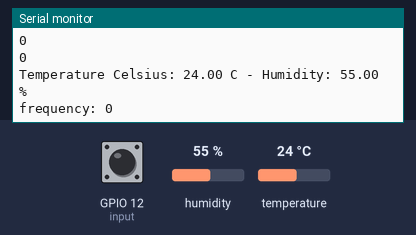
The sketch below on a simulated ESP32. On the bench: the last lines printed to the serial monitor. The inputs (shaded band) are chosen by the test bench; at power-on: humidity 55 %, GPIO 12 (input) HIGH, temperature 24 °C. Nothing arrives over Bluetooth unless stated; a phone connects over Bluetooth LE 3 s after start.

Above: at 3.8 s.
3.9 s: humidity set to 22 %
At 6.5 s:
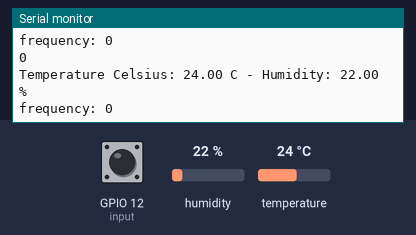
6.6 s: GPIO 12 (input) pulled LOW for 2.35 s
At 10.0 s:
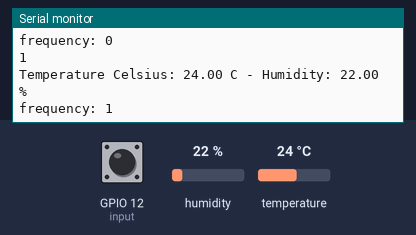

Measured:
- after the input at 3.9 s, the serial monitor: prints a new line after 1.2 s (image 1)
- after the input at 6.6 s, the serial monitor: prints a new line after 2.5 s (image 2)

The sketch:

freqdh11bleesp32.ino
```cpp
#include <BLEDevice.h>
#include <BLEServer.h>
#include <BLEUtils.h>
#include <BLE2902.h>
#include <DHT.h>


float temp = 0;
float hum = 0;
unsigned long pulseCount;
unsigned long pulse1Sec = 0;
// Timer variables
long currentMillis = 0;
long previousMillis = 0;
long lastTime = 0;
int interval = 1000;
char freq[ 16 ];

#define input 12
#define DHTPIN 13
#define DHTTYPE DHT11
DHT dht(DHTPIN, DHTTYPE);

bool deviceConnected = false;

// See the following for generating UUIDs:
// https://www.uuidgenerator.net/
#define SERVICE_UUID "91bad492-b950-4226-aa2b-4ede9fa42f59"
// Temperature Characteristic
BLECharacteristic pTemperatureCelsiusCharacteristics("cba1d466-344c-4be3-ab3f-189f80dd7518", BLECharacteristic::PROPERTY_NOTIFY);
//BLEDescriptor pTemperatureCelsiusDescriptor(BLEUUID((uint16_t)0x2902));
// Humidity Characteristic
BLECharacteristic pHumidityCharacteristics("ca73b3ba-39f6-4ab3-91ae-186dc9577d99", BLECharacteristic::PROPERTY_NOTIFY);
//BLEDescriptor pHumidityDescriptor(BLEUUID((uint16_t)0x2903));
// frequency Characteristic
BLECharacteristic pFrequencyCharacteristics("a2acf095-5bba-4b51-a773-e0bdcd9faece", BLECharacteristic::PROPERTY_NOTIFY);
//BLEDescriptor pFrequencyCelsiusDescriptor(BLEUUID((uint16_t)0x2902));
//Setup callbacks onConnect and onDisconnect

void IRAM_ATTR pulseCounter()
{
  pulseCount++;
}

class MyServerCallbacks: public BLEServerCallbacks {
  void onConnect(BLEServer* pServer) {
    deviceConnected = true;
  };
  void onDisconnect(BLEServer* pServer) {
    deviceConnected = false;
  }
};
void setup() {
  // Start serial communication
  Serial.begin(115200);
  pinMode(input, INPUT_PULLUP);
  BLEDevice::init("ESP32_DHT11");
  // Create the BLE Server
  BLEServer *pServer = BLEDevice::createServer();
  pServer->setCallbacks(new MyServerCallbacks());
  // Create the BLE Service
  BLEService *pService = pServer->createService(SERVICE_UUID);
  // Create BLE Characteristics and Create a BLE Descriptor
  // Temperature
  pService->addCharacteristic(&pTemperatureCelsiusCharacteristics);
  pTemperatureCelsiusCharacteristics.addDescriptor(new BLE2902());
  // Humidity
  pService->addCharacteristic(&pHumidityCharacteristics);
  pHumidityCharacteristics.addDescriptor(new BLE2902());
  // Frequency
  pService->addCharacteristic(&pFrequencyCharacteristics);
  pFrequencyCharacteristics.addDescriptor(new BLE2902());
  // Start the service
  pService->start();
  // Start advertising
  BLEAdvertising *pAdvertising = BLEDevice::getAdvertising();
  pAdvertising->addServiceUUID(SERVICE_UUID);
  pServer->getAdvertising()->start();
  pulseCount = 0;
  previousMillis = 0;
  attachInterrupt(digitalPinToInterrupt(input), pulseCounter, RISING);
  Serial.println("Waiting a client connection to notify...");
  dht.begin();
}

void loop() {
  currentMillis = millis();
  if((currentMillis - previousMillis) == interval){
    pulse1Sec = pulseCount;
    sensordht11();
    Serial.println(pulse1Sec);
    sprintf(freq, "%lu", pulse1Sec);
    if (deviceConnected) {
    kirimdata();
    }
    pulseCount = 0;
    previousMillis = millis();
    }
}

void sensordht11(){
  temp = dht.readTemperature();
  hum = dht.readHumidity();
}

void kirimdata(){
  pTemperatureCelsiusCharacteristics.setValue(temp);
  pTemperatureCelsiusCharacteristics.notify();
  Serial.print("Temperature Celsius: ");
  Serial.print(temp);
  Serial.print(" C");
  pHumidityCharacteristics.setValue(hum);
  pHumidityCharacteristics.notify();
  Serial.print(" - Humidity: ");
  Serial.print(hum);
  Serial.println(" %");
  pFrequencyCharacteristics.setValue(freq);
  pFrequencyCharacteristics.notify();
  Serial.print("frequency: ");
  Serial.println(freq);

}
```
